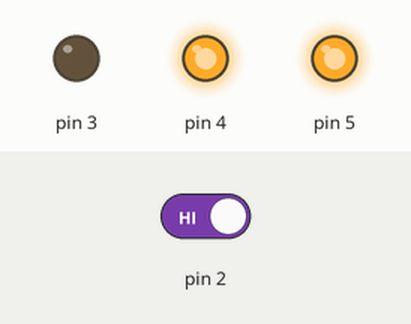
Simulated run of this sketch. Board: Arduino Uno, built with avr-gcc and run on an emulated ATmega328P. Shown: output pins drawn as LEDs (lit = HIGH). The test bench sets the inputs (shaded band); at power-on: pin 2 HIGH.

Above: at 1.3 s.
1.4 s: pin 2 driven LOW
At 1.9 s:
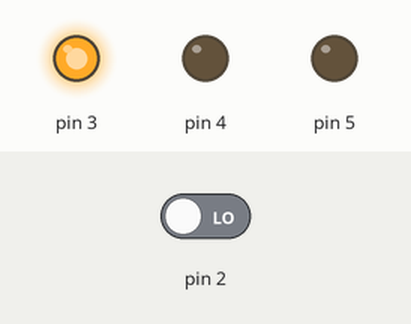
3.0 s: pin 2 driven HIGH
At 4.2 s:
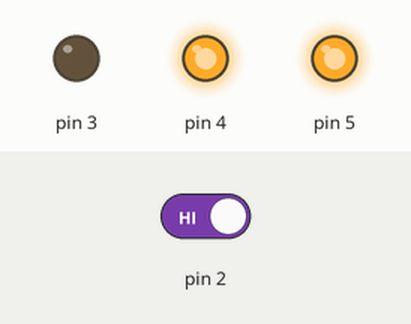
Timing chart, 0 to 6.0 s (numbered marks = the images above; inputs shaded):
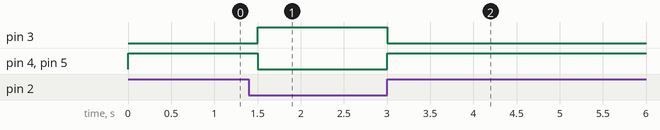

The sketch:

LED_TRIO.ino
```cpp
int switchState = 0;

void setup() {
  //Serial.begin(9600);

  // put your setup code here, to run once:
  pinMode(3, OUTPUT);
  pinMode(4, OUTPUT);
  pinMode(5, OUTPUT);
  pinMode(2, INPUT);
}

void loop() {
  switchState = digitalRead(2);
  if (switchState == LOW) {
    //the button is not pressed
    digitalWrite(3, HIGH);
    digitalWrite(4, LOW);
    digitalWrite(5, LOW);
    //Serial.println("Button not pressed");
  }
  else{ //the button is pressed
    digitalWrite(3, LOW);
    digitalWrite(4, HIGH);
    digitalWrite(5, HIGH);
    //Serial.println("Button pressed");
    delay(250);

    }

}
```

Measured:
- after the input at 1.4 s, pin 3: LOW → HIGH after 0.10 s; pin 4, pin 5: HIGH → LOW after 0.10 s
- after the input at 3.0 s, pin 3: HIGH → LOW at once; pin 4, pin 5: LOW → HIGH at once
